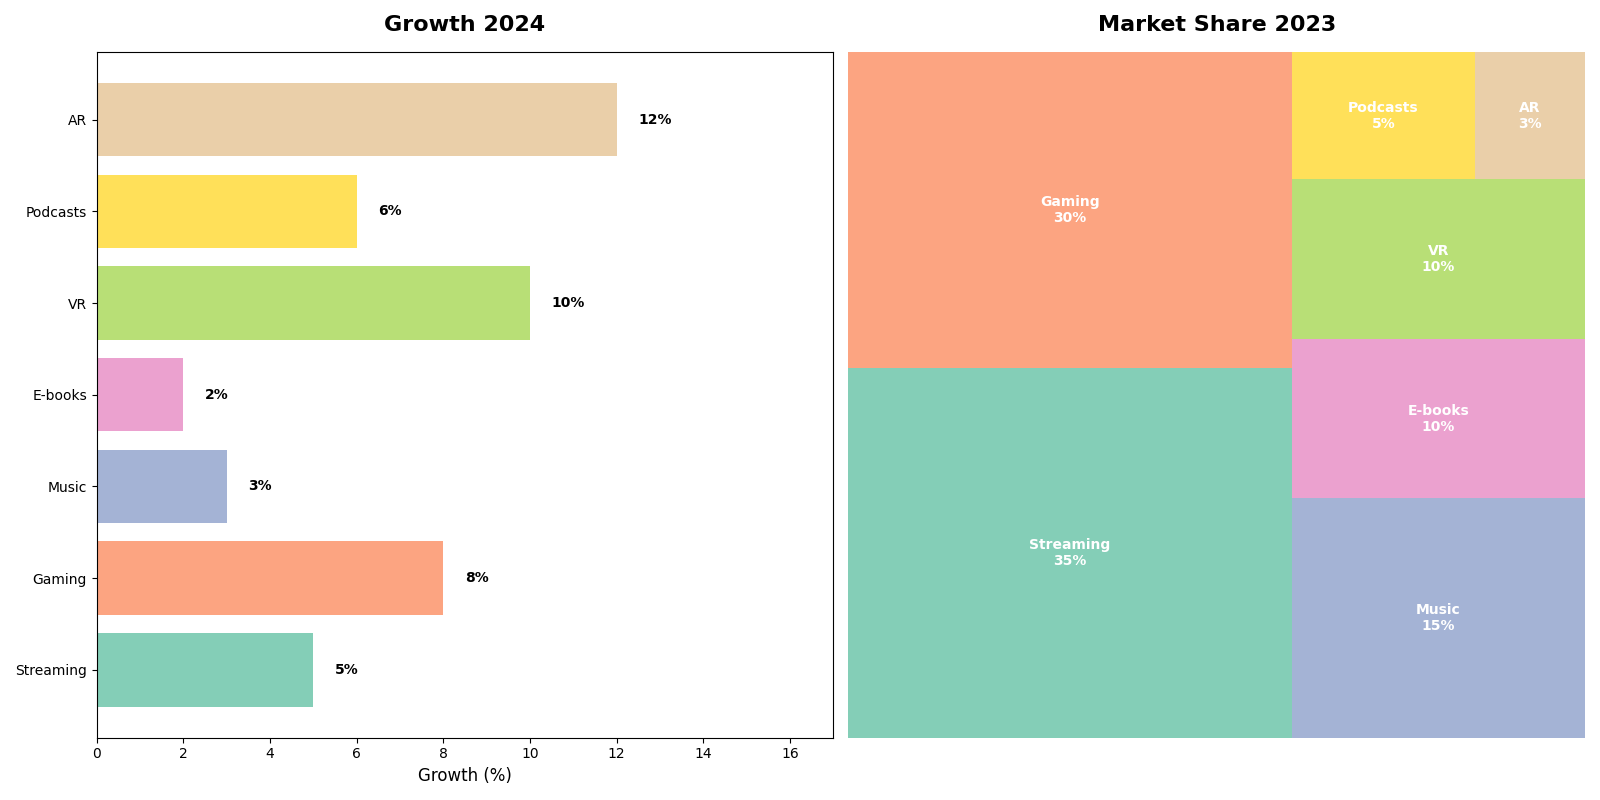

This figure's Python source:
import matplotlib.pyplot as plt
import squarify

sectors = ['Streaming', 'Gaming', 'Music', 'E-books', 'VR', 'Podcasts', 'AR']
market_share_2023 = [35, 30, 15, 10, 10, 5, 3]
growth_rates_2024 = [5, 8, 3, 2, 10, 6, 12]
colors = ['#66c2a5', '#fc8d62', '#8da0cb', '#e78ac3', '#a6d854', '#ffd92f', '#e5c494']

fig, axes = plt.subplots(nrows=1, ncols=2, figsize=(16, 8))

# Horizontal bar chart for projected growth in 2024 (left)
axes[0].barh(sectors, growth_rates_2024, color=colors, alpha=0.8)
axes[0].set_title("Growth 2024", fontsize=16, fontweight='bold', pad=15)
axes[0].set_xlabel("Growth (%)", fontsize=12)
axes[0].set_xlim(0, max(growth_rates_2024) + 5)

# Annotate each bar
for i, v in enumerate(growth_rates_2024):
    axes[0].text(v + 0.5, i, f"{v}%", color='black', va='center', fontweight='bold')

# Treemap for market share 2023 (right)
axes[1].set_title("Market Share 2023", fontsize=16, fontweight='bold', pad=15)
squarify.plot(sizes=market_share_2023, label=[f"{sector}\n{share}%" for sector, share in zip(sectors, market_share_2023)], 
              color=colors, alpha=0.8, text_kwargs={'fontsize': 10, 'weight': 'bold', 'color': 'white'}, ax=axes[1])
axes[1].axis('off')

plt.tight_layout()
plt.show()
